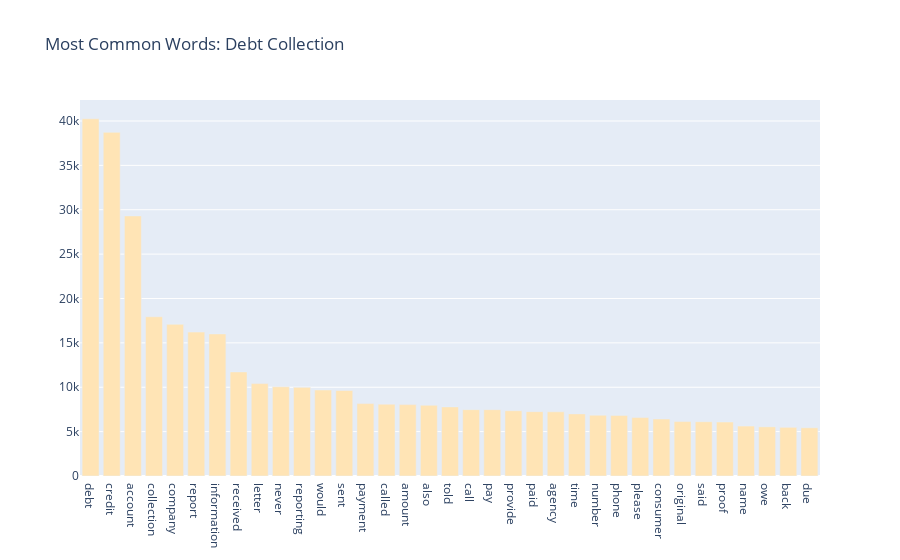

Source (notebook cell):
### Code cell
data = FreqDist(debt_collection_text_processed).most_common(35)
fig = go.Figure()
fig.add_trace(go.Bar(x= [data[i][0] for i in range(len(data))], y=[data[i][1] for i in range(len(data))]))
fig.update_traces(marker_color='moccasin')
fig.update_layout(title = "Most Common Words: Debt Collection")
fig.show()

### Figure 1 — Plotly figure (JSON) as saved in the notebook; plotly's stock layout.template omitted (floating-point values rounded to 4 significant figures)
{"data": [{"marker": {"color": "moccasin"}, "type": "bar", "x": ["debt", "credit", "account", "collection", "company", "report", "information", "received", "letter", "never", "reporting", "would", "sent", "payment", "called", "amount", "also", "told", "call", "pay", "provide", "paid", "agency", "time", "number", "phone", "please", "consumer", "original", "said", "proof", "name", "owe", "back", "due"], "y": [40246, 38719, 29301, 17936, 17088, 16215, 16006, 11725, 10413, 10049, 9986, 9690, 9636, 8160, 8094, 8045, 7968, 7784, 7477, 7475, 7354, 7249, 7229, 6998, 6847, 6826, 6585, 6425, 6134, 6117, 6081, 5629, 5540, 5486, 5434]}], "layout": {"autosize": true, "title": {"text": "Most Common Words: Debt Collection"}, "xaxis": {"autorange": true, "range": [-0.5, 34.5], "type": "category"}, "yaxis": {"autorange": true, "range": [0, 42360.0], "type": "linear"}}}
